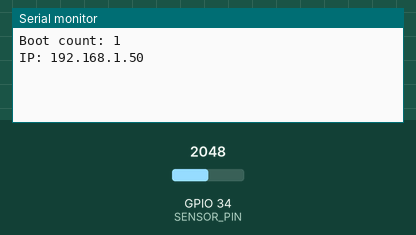
This sketch was run on a simulated ESP32. On the bench: the last lines printed to the serial monitor. The test bench sets the inputs (shaded band); at power-on: GPIO 34 (SENSOR_PIN) = 2048 (analog values on the 0–4095 scale). WiFi joins after 1.5 s; servers stay silent unless stated; EEPROM starts erased; no MQTT or app messages arrive unless stated.

Above: at 2.7 s.
2.8 s: GPIO 34 (SENSOR_PIN) set to 2866
At 10.8 s:
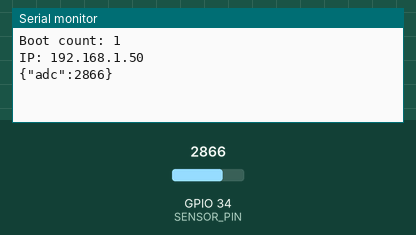
16.6 s: GPIO 34 (SENSOR_PIN) set to 3603
At 20.9 s:
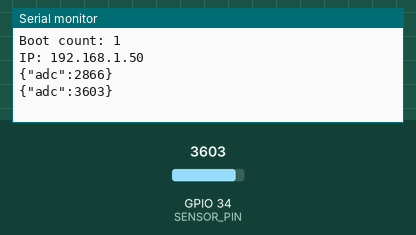

The sketch:

day_77_week_11_mini_project_ota_ready_iot_node.ino
```cpp
// Day 77: OTA-ready IoT node with MQTT telemetry and NVS boot count.
// Set Wi-Fi credentials and a unique public test topic before use.
#include <WiFi.h>
#include <ArduinoOTA.h>
#include <PubSubClient.h>
#include <Preferences.h>
const char *SSID="YOUR_WIFI_NAME", *PASSWORD="YOUR_WIFI_PASSWORD";
const char *BROKER="test.mosquitto.org";
const char *TOPIC="esp32-learning-demo/your-unique-id/node";
const int SENSOR_PIN=34;
WiFiClient net;
PubSubClient mqtt(net);
Preferences prefs;
unsigned long lastPublish=0;
void connectMqtt(){
  while(!mqtt.connected()){
    String id="ESP32Node-"+String((uint32_t)ESP.getEfuseMac(),HEX);
    if(!mqtt.connect(id.c_str())) delay(3000);
  }
}
void setup(){
  Serial.begin(115200); analogReadResolution(12);
  prefs.begin("iot-node",false);
  uint32_t boots=prefs.getUInt("boots",0)+1;
  prefs.putUInt("boots",boots);
  prefs.end();
  WiFi.begin(SSID,PASSWORD);
  unsigned long start=millis();
  while(WiFi.status()!=WL_CONNECTED && millis()-start<20000) delay(300);
  if(WiFi.status()!=WL_CONNECTED){Serial.println("WiFi failed");return;}
  ArduinoOTA.setHostname("esp32-iot-node");
  ArduinoOTA.begin();
  mqtt.setServer(BROKER,1883);
  Serial.print("Boot count: "); Serial.println(boots);
  Serial.print("IP: "); Serial.println(WiFi.localIP());
}
void loop(){
  ArduinoOTA.handle();
  if(WiFi.status()==WL_CONNECTED){
    if(!mqtt.connected()) connectMqtt();
    mqtt.loop();
    if(millis()-lastPublish>=10000){
      lastPublish=millis();
      String payload="{\"adc\":"+String(analogRead(SENSOR_PIN))+"}";
      mqtt.publish(TOPIC,payload.c_str());
      Serial.println(payload);
    }
  }
}
```

Measured:
- after the input at 2.8 s, the serial monitor: prints a new line after 7.2 s (image 1)
- after the input at 16.6 s, the serial monitor: prints a new line after 3.4 s (image 2)
